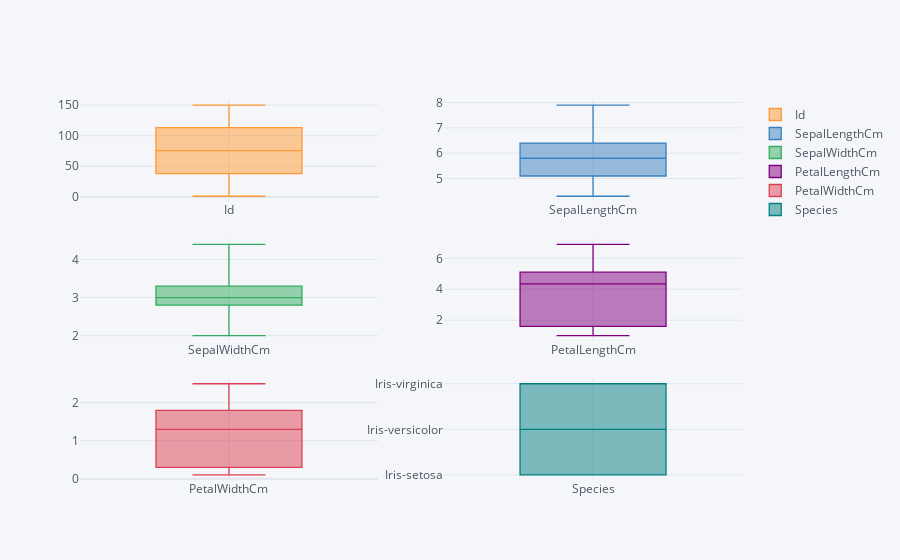

The code cell stored with this chart in its notebook:
### Code cell
data.iplot(kind='box', subplots=True)

### Figure 1 — Plotly figure (JSON) as saved in the notebook; plotly's stock layout.template omitted (floating-point values rounded to 4 significant figures; data arrays with more than 128 entries replaced by an {"elided": "..."} marker saying what was removed)
{"data": [{"boxpoints": false, "line": {"width": 1.3}, "marker": {"color": "rgba(255, 153, 51, 1.0)"}, "name": "Id", "orientation": "v", "type": "box", "xaxis": "x", "y": {"elided": "150 int values"}, "yaxis": "y"}, {"boxpoints": false, "line": {"width": 1.3}, "marker": {"color": "rgba(55, 128, 191, 1.0)"}, "name": "SepalLengthCm", "orientation": "v", "type": "box", "xaxis": "x2", "y": {"elided": "150 float values"}, "yaxis": "y2"}, {"boxpoints": false, "line": {"width": 1.3}, "marker": {"color": "rgba(50, 171, 96, 1.0)"}, "name": "SepalWidthCm", "orientation": "v", "type": "box", "xaxis": "x3", "y": {"elided": "150 float values"}, "yaxis": "y3"}, {"boxpoints": false, "line": {"width": 1.3}, "marker": {"color": "rgba(128, 0, 128, 1.0)"}, "name": "PetalLengthCm", "orientation": "v", "type": "box", "xaxis": "x4", "y": {"elided": "150 float values"}, "yaxis": "y4"}, {"boxpoints": false, "line": {"width": 1.3}, "marker": {"color": "rgba(219, 64, 82, 1.0)"}, "name": "PetalWidthCm", "orientation": "v", "type": "box", "xaxis": "x5", "y": {"elided": "150 float values"}, "yaxis": "y5"}, {"boxpoints": false, "line": {"width": 1.3}, "marker": {"color": "rgba(0, 128, 128, 1.0)"}, "name": "Species", "orientation": "v", "type": "box", "xaxis": "x6", "y": {"elided": "150 str values"}, "yaxis": "y6"}], "layout": {"legend": {"bgcolor": "#F5F6F9", "font": {"color": "#4D5663"}}, "paper_bgcolor": "#F5F6F9", "plot_bgcolor": "#F5F6F9", "title": {"font": {"color": "#4D5663"}}, "xaxis": {"anchor": "y", "domain": [0, 0.45], "gridcolor": "#E1E5ED", "showgrid": true, "tickfont": {"color": "#4D5663"}, "title": {"font": {"color": "#4D5663"}, "text": ""}, "zerolinecolor": "#E1E5ED"}, "xaxis2": {"anchor": "y2", "domain": [0.55, 1], "gridcolor": "#E1E5ED", "showgrid": true, "tickfont": {"color": "#4D5663"}, "title": {"font": {"color": "#4D5663"}, "text": ""}, "zerolinecolor": "#E1E5ED"}, "xaxis3": {"anchor": "y3", "domain": [0, 0.45], "gridcolor": "#E1E5ED", "showgrid": true, "tickfont": {"color": "#4D5663"}, "title": {"font": {"color": "#4D5663"}, "text": ""}, "zerolinecolor": "#E1E5ED"}, "xaxis4": {"anchor": "y4", "domain": [0.55, 1], "gridcolor": "#E1E5ED", "showgrid": true, "tickfont": {"color": "#4D5663"}, "title": {"font": {"color": "#4D5663"}, "text": ""}, "zerolinecolor": "#E1E5ED"}, "xaxis5": {"anchor": "y5", "domain": [0, 0.45], "gridcolor": "#E1E5ED", "showgrid": true, "tickfont": {"color": "#4D5663"}, "title": {"font": {"color": "#4D5663"}, "text": ""}, "zerolinecolor": "#E1E5ED"}, "xaxis6": {"anchor": "y6", "domain": [0.55, 1], "gridcolor": "#E1E5ED", "showgrid": true, "tickfont": {"color": "#4D5663"}, "title": {"font": {"color": "#4D5663"}, "text": ""}, "zerolinecolor": "#E1E5ED"}, "yaxis": {"anchor": "x", "domain": [0.7333, 1], "gridcolor": "#E1E5ED", "showgrid": true, "tickfont": {"color": "#4D5663"}, "title": {"font": {"color": "#4D5663"}, "text": ""}, "zerolinecolor": "#E1E5ED"}, "yaxis2": {"anchor": "x2", "domain": [0.7333, 1], "gridcolor": "#E1E5ED", "showgrid": true, "tickfont": {"color": "#4D5663"}, "title": {"font": {"color": "#4D5663"}, "text": ""}, "zerolinecolor": "#E1E5ED"}, "yaxis3": {"anchor": "x3", "domain": [0.3667, 0.6333], "gridcolor": "#E1E5ED", "showgrid": true, "tickfont": {"color": "#4D5663"}, "title": {"font": {"color": "#4D5663"}, "text": ""}, "zerolinecolor": "#E1E5ED"}, "yaxis4": {"anchor": "x4", "domain": [0.3667, 0.6333], "gridcolor": "#E1E5ED", "showgrid": true, "tickfont": {"color": "#4D5663"}, "title": {"font": {"color": "#4D5663"}, "text": ""}, "zerolinecolor": "#E1E5ED"}, "yaxis5": {"anchor": "x5", "domain": [0, 0.2667], "gridcolor": "#E1E5ED", "showgrid": true, "tickfont": {"color": "#4D5663"}, "title": {"font": {"color": "#4D5663"}, "text": ""}, "zerolinecolor": "#E1E5ED"}, "yaxis6": {"anchor": "x6", "domain": [0, 0.2667], "gridcolor": "#E1E5ED", "showgrid": true, "tickfont": {"color": "#4D5663"}, "title": {"font": {"color": "#4D5663"}, "text": ""}, "zerolinecolor": "#E1E5ED"}}}
